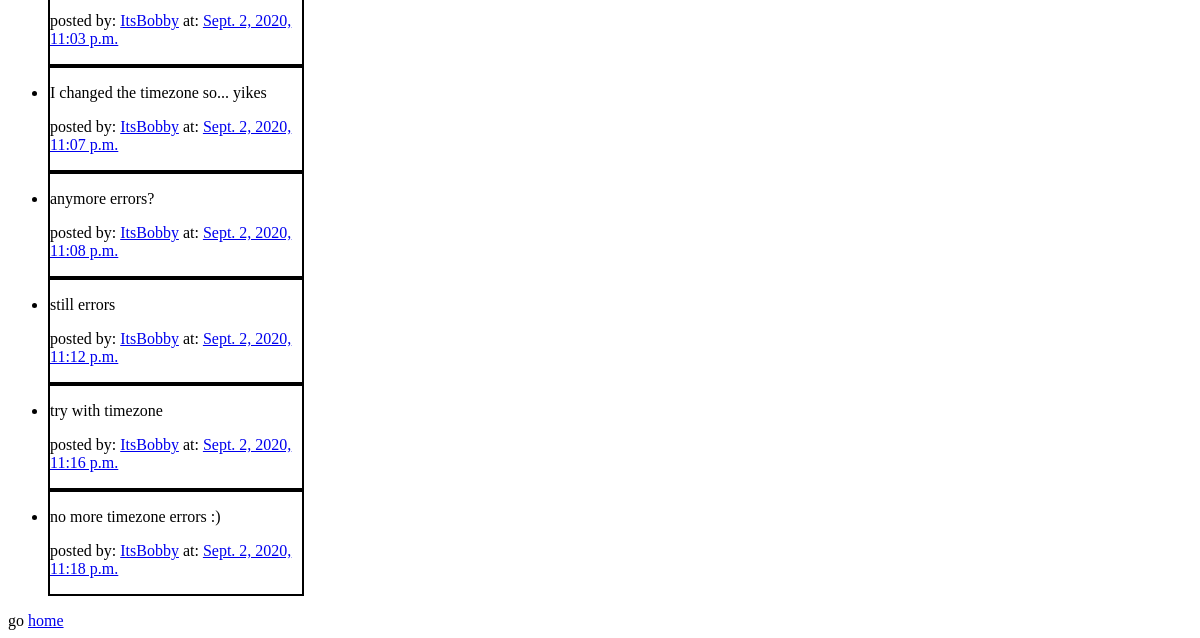
/profile/ (signed in, lower part), run on an earlier commit of the app's database.
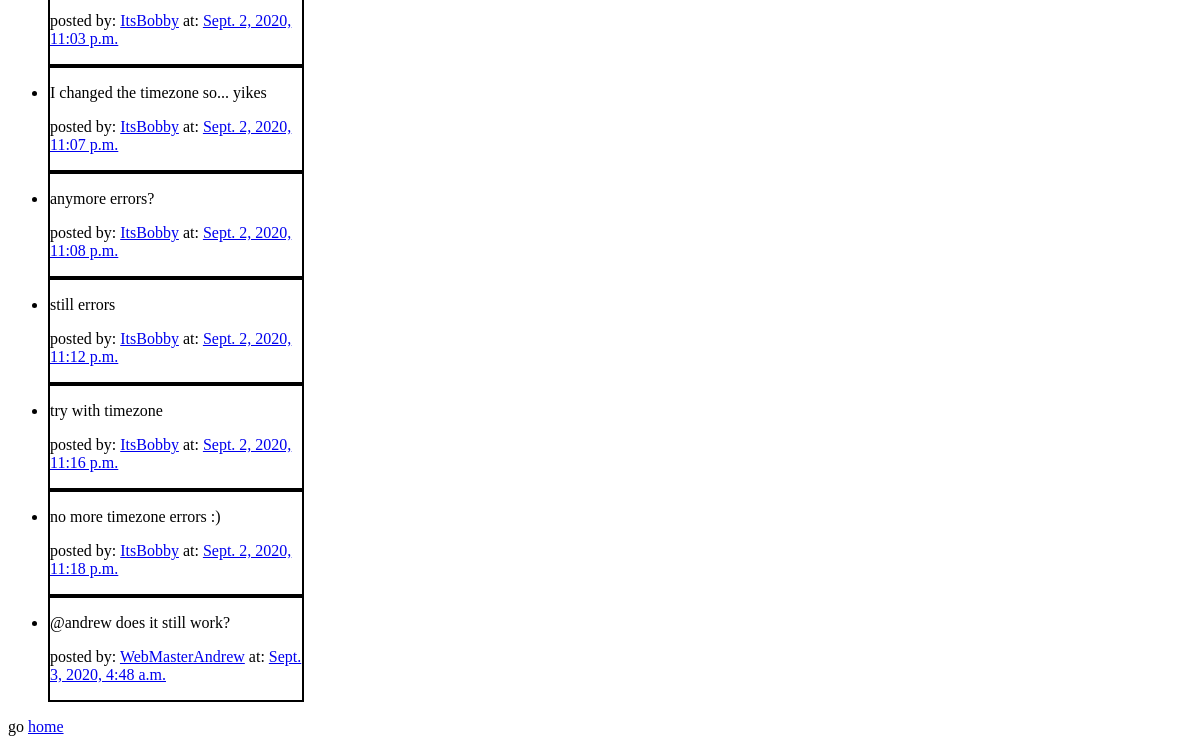
And on a later commit of the database.
### tweet/models.py (models this page shows, shortened)
class tweet_model(models.Model):
    text = models.CharField(max_length=140)
    author = models.ForeignKey(custom_user, on_delete=models.CASCADE)
    date = models.DateTimeField(default=timezone.now)

### twitteruser/models.py (models this page shows)
class custom_user(AbstractUser):
    displayname = models.CharField(max_length = 60)
    email = models.CharField(max_length = 120)
    follower = models.ManyToManyField(settings.AUTH_USER_MODEL, blank=True)
    def __str__(self):
        return self.displayname

### twitteruser/views.py (the view)
# urls.py: path('profile/', views.profile_view),
@login_required
def profile_view(request):
    my_tweets = tweet_model.objects.all()
    followers = custom_user.objects.filter(follower=request.user).values('follower').count()
    return render(request, 'profile.html', {'tweets':my_tweets, 'followers':followers})

### twitteruser/templates/profile.html (shortened to what this page needs)
<!DOCTYPE html>
<html lang="en">
<head>
</head>
<body>
    <br>
    <br>
    <ul>
        {% for tweet in tweets %}
            {% if tweet.author in request.user.follower.all or tweet.author == request.user %}
            <li style="border: 2px solid black; width: 22%;">
                <p>
                    {{tweet.text}}
                </p>
                <p>
                posted by: <a href="/user/{{tweet.author.id}}/">{{tweet.author}}</a>
                at: <a href="/tweet/{{tweet.id}}/">{{tweet.date}}</a>
                </p>
            </li>
            {% endif %}
        {% endfor %}
    </ul>
    <span>go <a href="/">home</a></span>
</body>
</html>

What changed in the data, as far as the page shows it:
added tweet_model: text "@andrew does it still work?", author "WebMasterAndrew", date "Sept. 3, 2020, 4:48 a.m."
